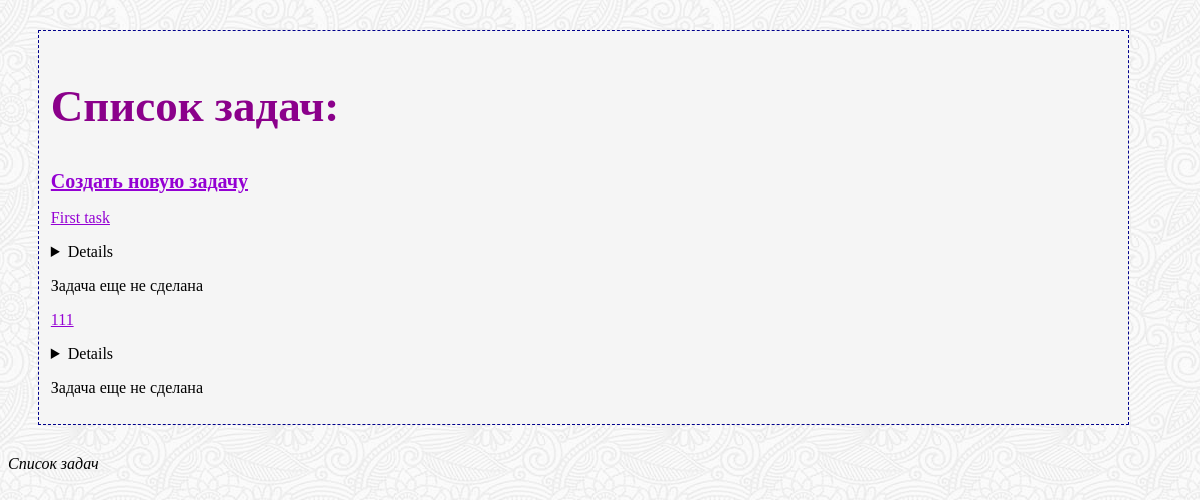
The page / on the database its author committed.
### to_do_list/models.py (models this page shows)
class ModelWithDates(models.Model):
    created = models.DateTimeField(auto_now_add=True)
    updated = models.DateTimeField(auto_now=True)
    class Meta:
        abstract = True

class Task(ModelWithDates):
    title = models.CharField(max_length=255, default='')
    description = models.TextField()
    mark_as_done = models.BooleanField(default=False)

### to_do_list/views.py (the view)
# urls.py: url(r'^$', views.ToDoListView.as_view(), name="to_do_list_list"),
class ToDoListView(ListView):
    queryset = Task.objects.all()
    template_name = 'to_do_list_list.html'
    def dispatch(self, request, *args, **kwargs):
        return super(ToDoListView, self).dispatch(request, *args, **kwargs)

### to_do_list/templates/to_do_list_list.html (shortened to what this page needs)
{% extends "base.html" %}
    {% block content %}
        <section>
            <article><h2>Список задач:</h2></article>
            <p><strong><a href="{% url "to_do_list:add_task" %}">Создать новую задачу</a></strong></p>
            {% if object_list %}
                {% for task in object_list %}
                    <div>
                        <a href="{% url "to_do_list:task" pk=task.id %}">{{ task.title }}</a>
                        <details>Описание: {{ task.description }}</details>
                        {% if task.mark_as_done %}
                            <p>Задача сделана</p>
                        {% else %}
                            <p>Задача еще не сделана</p>
                        {% endif %}
                    </div>
                {% endfor %}
            {% else %}
                <header><strong>Задач пока нет</strong></header>
            {% endif %}
        </section>
    {% endblock %}

### to_do_list/templates/base.html (shortened to what this page needs)
<!DOCTYPE html>
{% load static %}
<html>
    <head>
        <link rel="stylesheet" href="{% static "base.css" %}">
    </head>
    <body>
        <div class="content">{% block content %}{% endblock %}</div>
        <footer>{% block footer %}<i>Список задач</i>{% endblock %}</footer>
    </body>
</html>

### to_do_list/static/base.css (style rules this page uses)
body { background-color: #e0cfff; background: url(symphony.png); }
a { color: darkviolet; }
strong { font-size: 20px; }
div.content { background-color: whitesmoke; margin: 10px; border: 1px dashed darkblue; padding: 1%; width: 90%; }
article { font-size: 30px; color: darkmagenta; }
@media screen and (min-width: 500px) { div.content { margin: 30px; } }

### rows shown on the page
Task: title "First task", mark_as_done "Задача еще не сделана"
Task: title "111", mark_as_done "Задача еще не сделана"
